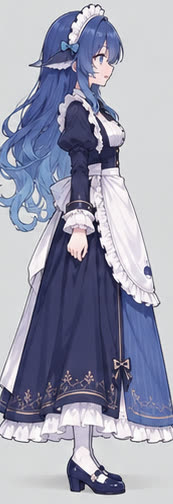
#> input picture 第十七期/01-调研/素材-拟人形象/Eagle自产/C02_DeepSeek-2_右侧视.jpg, 173 x 504 px
$ python -i prep-assets.py   (imports and definitions only)
#> lines starting #> are read from the running program, lines starting #| are printed output that depends on the picture
# 第十七期素材准备：从 01-调研/素材-拟人形象/ 读用户提供的原图 → 裁切 →（可选）抠图 → 2 倍放大 → assets/img/*.png
# 二次元角色一律用用户的原素材（不在代码里画），这里只做裁切、抠底、缩放。
# 抠图：从「像背景色」的边缘像素做颜色泛洪 ∩ 人像模型掩码（hyperframes remove-background）∪ 模型高置信区 → 去碎块 → 1 px 羽化；边缘颜色向内取色去白边。
# 用法（在 videos/blue-fish 下）：python tools/prep-assets.py
import cv2, numpy as np, os, subprocess

SRC = os.path.normpath(os.path.join(os.path.dirname(__file__), "../../../01-调研/素材-拟人形象"))
OUT = os.path.normpath(os.path.join(os.path.dirname(__file__), "../assets/img"))
# [1 line not run here, left out]

def load(rel):
    return cv2.imdecode(np.fromfile(os.path.join(SRC, rel), np.uint8), cv2.IMREAD_COLOR)

def u2net_alpha(im):
    """用 hyperframes remove-background（u2net_human_seg，本地 CPU）出一张人像掩码"""
    tmp = os.path.join(OUT, "_tmp_in.png"); out = os.path.join(OUT, "_tmp_out.png")
    cv2.imencode(".png", im)[1].tofile(tmp)
    subprocess.run(["npx", "hyperframes", "remove-background", tmp, "-o", out], cwd=os.path.dirname(OUT), shell=True, check=True, capture_output=True)
    a = cv2.imdecode(np.fromfile(out, np.uint8), cv2.IMREAD_UNCHANGED)[..., 3]
    os.remove(tmp); os.remove(out)
    return a

def cutout(im, tol=16, use_u2=True, edges="tblr"):
    h, w = im.shape[:2]
    blur = cv2.GaussianBlur(im, (3, 3), 0)
    border = np.concatenate([blur[0], blur[-1], blur[:, 0], blur[:, -1]]).astype(int)
    q = (border // 8) * 8 + 4                            # 背景色 = 边缘像素里最常见的颜色（立绘碰边时中位数会偏）
    vals, cnt = np.unique(q, axis=0, return_counts=True)
    bgc = vals[cnt.argmax()].astype(float)
    near = lambda c: np.abs(c.astype(int) - bgc).max() <= tol * 1.5
    mask = np.zeros((h + 2, w + 2), np.uint8)
    flags = 4 | cv2.FLOODFILL_MASK_ONLY | cv2.FLOODFILL_FIXED_RANGE | (255 << 8)
    lo = up = (tol, tol, tol)
    ys = [y for e, y in (("t", 0), ("b", h - 1)) if e in edges]; xs = [x for e, x in (("l", 0), ("r", w - 1)) if e in edges]
    seeds = [(x, y) for x in range(0, w, 4) for y in ys] + [(x, y) for y in range(0, h, 4) for x in xs]   # 半身像只从上 / 右边起泡
    for x, y in seeds:                                   # 只从「像背景」的边缘像素起泡，立绘碰边的地方不会被挖
        if mask[y + 1, x + 1] == 0 and near(blur[y, x]): cv2.floodFill(blur, mask, (x, y), 0, lo, up, flags)
    flood = (mask[1:-1, 1:-1] == 0).astype(np.uint8) * 255
    if not use_u2:
        fg = flood
    else:
        u2 = u2net_alpha(im)
    # 合并：泛洪前景 ∩ 稍放大的人像掩码（去掉地上的影子）∪（人像掩码高置信区 ∩ 不像背景色）——补回被泛洪挖穿的白色头饰，又不把灰底带进来
        notbg = np.abs(blur.astype(int) - bgc).max(axis=2) > tol * 1.5
        fg = ((flood > 0) & (cv2.dilate(u2, np.ones((9, 9), np.uint8)) > 60)) | ((u2 > 200) & notbg)
        fg = fg.astype(np.uint8) * 255
    n, lab, st, _ = cv2.connectedComponentsWithStats(fg, connectivity=8)
    keep = np.zeros_like(fg)
    big = max(st[1:, cv2.CC_STAT_AREA]) if n > 1 else 0
    for i in range(1, n):
        if st[i, cv2.CC_STAT_AREA] > big * 0.02: keep[lab == i] = 255
    a = cv2.GaussianBlur(cv2.erode(keep, np.ones((2, 2), np.uint8)), (0, 0), 0.9)
    # 去白 / 灰边：半透明边缘的颜色用稍内侧的前景色代替
    inner = cv2.erode(keep, np.ones((5, 5), np.uint8))
    edge = (a > 0) & (a < 250)
    if edge.any():
        dil = cv2.dilate(np.where(inner[..., None] > 0, im, 0).astype(np.uint8), np.ones((5, 5), np.uint8))
        im = im.copy(); im[edge] = dil[edge]
    return np.dstack([im, a])

def save(name, im, scale=2.0):
    if scale != 1: im = cv2.resize(im, None, fx=scale, fy=scale, interpolation=cv2.INTER_LANCZOS4)
    cv2.imencode(".png", im)[1].tofile(os.path.join(OUT, name + ".png"))
    print(name, im.shape[1], "x", im.shape[0])

def crop(im, box):
    x0, y0, x1, y1 = box
    return im[y0:y1, x0:x1]

SHEET = "Eagle自产/C02_DeepSeek-角色设定卡.png"
COS = "Eagle自产/C02_DeepSeek-真人COS设定卡.png"
jobs = [
    # 名字, 源文件, 裁切框 (x0,y0,x1,y1) 或 None, 是否抠图（True 或泛洪容差）, 放大倍数
    ("girl-front", "Eagle自产/C02_DeepSeek.png", (160, 40, 525, 690), True, 2),       # 鲸鱼娘全身正面（白底）
    ("girl-sheet-front", SHEET, (478, 0, 762, 522), True, 2),                        # 设定卡正面（与背面同画风同比例，S4 转身用）
    ("girl-sheet-back", SHEET, (1148, 0, 1442, 516), True, 2),                       # 设定卡背面
    ("girl-portrait", SHEET, (0, 0, 506, 936), "tr", 2),                             # 设定卡大半身像（S3 长成 / S6 / 封面）
    ("head-anime", SHEET, (523, 528, 750, 852), False, 2),                           # 二次元头像（恐怖谷横轴）
    ("head-cos", COS, (697, 523, 944, 857), False, 2),                               # 真人 COS 头像（恐怖谷「几乎是真人」）
    ("mingyue", "溯源资料/溟月-卫衣版三视图-正侧.jpg", (28, 0, 392, 700), "flood", 2),  # 浅底 + 浅肤色，人像模型会丢腿，只用泛洪   # 溟月卫衣版正面（画师上善无形）
    ("maid", "网络梗图/精选/小肥鱼女仆装.jpg", None, False, 1),                       # 女仆装二创
    ("dteacher", "网络梗图/精选/D老师-搜狐配图.jpg", (0, 0, 1000, 1080), False, 1),   # D 老师
    ("chibi", "网络梗图/精选/表情包-正宗鲸腔.jpg", (230, 150, 1050, 950), False, 1),  # Q 版大头（备用）
    ("chibi-q", "用户提供/Q版鲸鱼娘.jpg", None, "flood", 0.6),                      # 用户指定的 Q 版代表形象（婴儿图式 / 心里的小人）
    ("pick", "网络梗图/精选/梗图-请选择你的DeepSeek形象.jpg", None, False, 1),        # 原梗图「请选择你的 DeepSeek 形象」
]
MEMES = [  # 表情卡（原图，不抠，只缩到长边 720）
    ("m-rice", "网络梗图/精选/表情包-你骂我也没用吃白饭.jpg"),
    ("m-anime", "网络梗图/精选/梗图-番剧太好看了摸鱼.jpg"),
    ("m-wake", "网络梗图/精选/该起床了.jpg"),
    ("m-users", "网络梗图/精选/梗图-这群用户到底有什么用呢.jpg"),
    ("m-cry", "网络梗图/精选/表情包-正宗鲸腔.jpg"),
    ("m-hole", "网络梗图/备用/梗图-大笨蛋在里面吗.jpg"),
    ("m-god", "网络梗图/备用/表情包-鲸鱼神了我大胆孝.jpg"),
    ("m-qwen", "Eagle自产/deepseek甩锅摸鱼表情包.jpg"),
    ("m-angry", "网络梗图/精选/梗图-大肥鱼的攻击性1.jpg"),
]

# [9 lines not run here, left out]

>>> import cv2
>>> picture = cv2.imread('../../../01-调研/素材-拟人形象/Eagle自产/C02_DeepSeek-2_右侧视.jpg', cv2.IMREAD_GRAYSCALE)
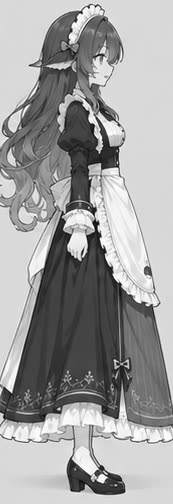
#> picture: shape (504, 173); min 3, max 255, mean 158.7
>>> result = cutout(picture)
#> in cutout, `blur = cv2.GaussianBlur(im, (3, 3), 0)`:
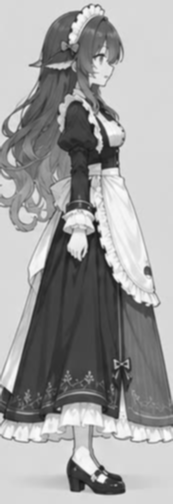
#> blur: shape (504, 173); min 19, max 253, mean 158.7
#> in cutout, `border = np.concatenate([blur[0], blur[-1], blur[:, 0], blur[:, -1]])...`: border = 1354 values, max 236 at index 778, min 52 at index 757, mean 209.5
#> in cutout, `q = (border // 8) * 8 + 4`: q = 1354 values, max 236 at index 776, min 52 at index 756, mean 212
#> in cutout, `vals, cnt = np.unique(q, axis=0, return_counts=True)`: vals = 23 values from 52 to 236; cnt = 23 values, max 1101 at index 20, min 1 at index 2, mean 58.87
#> in cutout, `bgc = vals[cnt.argmax()].astype(float)`: bgc = 220
#> (the run stopped early here; a loop or call above may not have finished)
